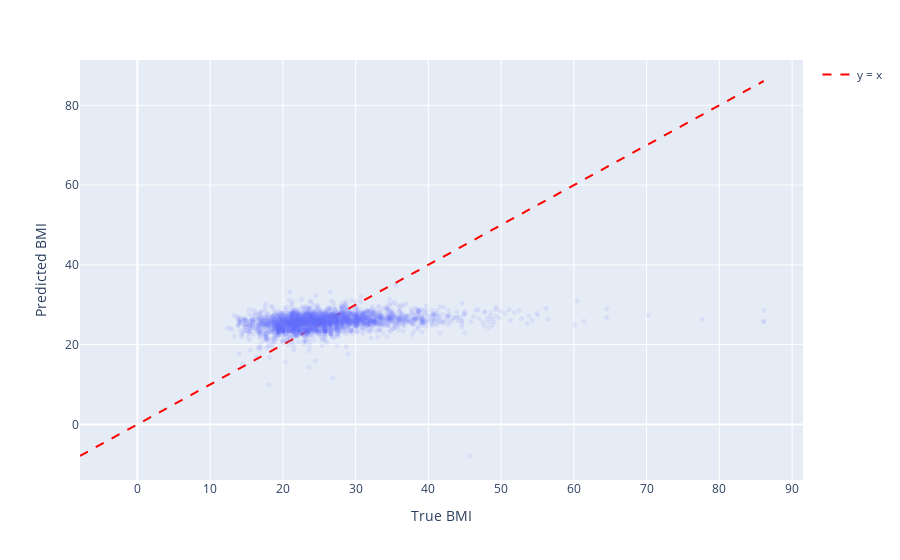

This figure's notebook cell:
### Code cell
pred_scatter = px.scatter(
    x=y_test,
    y=nn_preds[:,0],
    labels={'x': 'True BMI', 'y': 'Predicted BMI'},
)

identity = go.Scatter(
    x=np.linspace(min(y_test.min(), nn_preds.min()), max(y_test.max(), nn_preds.max()), 100),
    y=np.linspace(min(y_test.min(), nn_preds.min()), max(y_test.max(), nn_preds.max()), 100),
    mode="lines",
    line=dict(color="red", dash="dash"),
    name="y = x",
)

pred_scatter.add_trace(identity)
pred_scatter.update_traces(marker=dict(size=5, opacity=0.1))
pred_scatter.show()

### Figure 1 — Plotly figure (JSON) as saved in the notebook; plotly's stock layout.template omitted (floating-point values rounded to 4 significant figures; data arrays with more than 128 entries replaced by an {"elided": "..."} marker saying what was removed)
{"data": [{"hovertemplate": "True BMI=%{x}<br>Predicted BMI=%{y}<extra></extra>", "legendgroup": "", "marker": {"color": "#636efa", "opacity": 0.1, "size": 5, "symbol": "circle"}, "mode": "markers", "name": "", "showlegend": false, "type": "scattergl", "x": {"elided": "3375 float values"}, "xaxis": "x", "y": {"elided": "3375 float values"}, "yaxis": "y"}, {"line": {"color": "red", "dash": "dash"}, "marker": {"opacity": 0.1, "size": 5}, "mode": "lines", "name": "y = x", "type": "scatter", "x": [-7.895, -6.945, -5.996, -5.046, -4.097, -3.147, -2.198, -1.249, -0.2991, 0.6503, 1.6, 2.549, 3.499, 4.448, 5.398, 6.347, 7.296, 8.246, 9.195, 10.14, 11.09, 12.04, 12.99, 13.94, 14.89, 15.84, 16.79, 17.74, 18.69, 19.64, 20.59, 21.54, 22.49, 23.44, 24.39, 25.34, 26.29, 27.23, 28.18, 29.13, 30.08, 31.03, 31.98, 32.93, 33.88, 34.83, 35.78, 36.73, 37.68, 38.63, 39.58, 40.53, 41.48, 42.43, 43.38, 44.32, 45.27, 46.22, 47.17, 48.12, 49.07, 50.02, 50.97, 51.92, 52.87, 53.82, 54.77, 55.72, 56.67, 57.62, 58.57, 59.52, 60.47, 61.41, 62.36, 63.31, 64.26, 65.21, 66.16, 67.11, 68.06, 69.01, 69.96, 70.91, 71.86, 72.81, 73.76, 74.71, 75.66, 76.61, 77.56, 78.5, 79.45, 80.4, 81.35, 82.3, 83.25, 84.2, 85.15, 86.1], "y": [-7.895, -6.945, -5.996, -5.046, -4.097, -3.147, -2.198, -1.249, -0.2991, 0.6503, 1.6, 2.549, 3.499, 4.448, 5.398, 6.347, 7.296, 8.246, 9.195, 10.14, 11.09, 12.04, 12.99, 13.94, 14.89, 15.84, 16.79, 17.74, 18.69, 19.64, 20.59, 21.54, 22.49, 23.44, 24.39, 25.34, 26.29, 27.23, 28.18, 29.13, 30.08, 31.03, 31.98, 32.93, 33.88, 34.83, 35.78, 36.73, 37.68, 38.63, 39.58, 40.53, 41.48, 42.43, 43.38, 44.32, 45.27, 46.22, 47.17, 48.12, 49.07, 50.02, 50.97, 51.92, 52.87, 53.82, 54.77, 55.72, 56.67, 57.62, 58.57, 59.52, 60.47, 61.41, 62.36, 63.31, 64.26, 65.21, 66.16, 67.11, 68.06, 69.01, 69.96, 70.91, 71.86, 72.81, 73.76, 74.71, 75.66, 76.61, 77.56, 78.5, 79.45, 80.4, 81.35, 82.3, 83.25, 84.2, 85.15, 86.1]}], "layout": {"legend": {"tracegroupgap": 0}, "margin": {"t": 60}, "xaxis": {"anchor": "y", "domain": [0, 1], "title": {"text": "True BMI"}}, "yaxis": {"anchor": "x", "domain": [0, 1], "title": {"text": "Predicted BMI"}}}}
